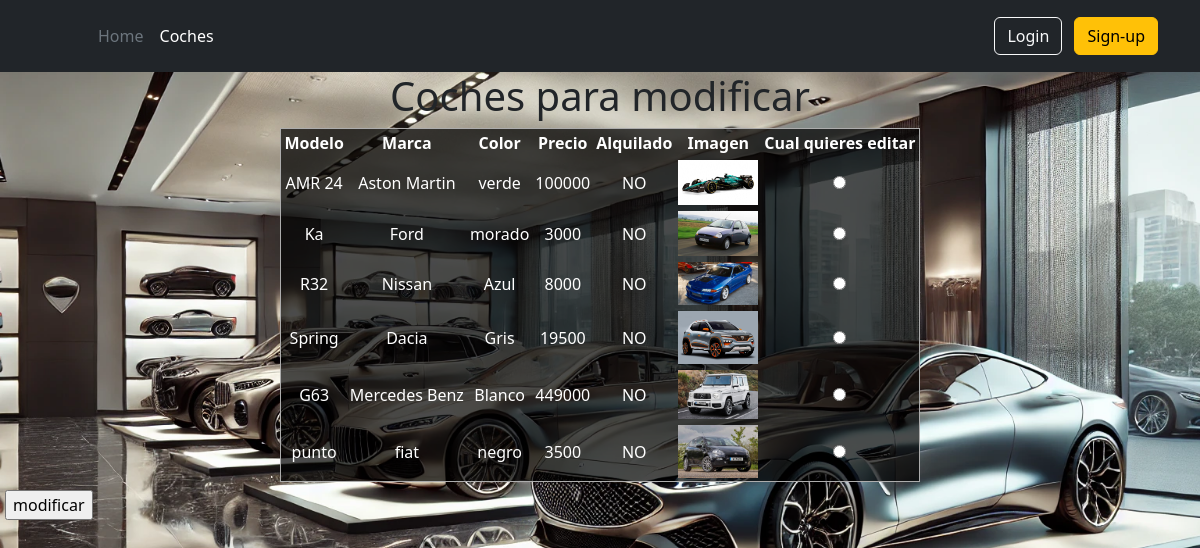
/coches_modificar1.php, run on the app's committed database.
### tables this page shows
CREATE TABLE `coches` (
  `id_coche` int(10) UNSIGNED NOT NULL,
  `modelo` varchar(50) DEFAULT NULL,
  `marca` varchar(50) DEFAULT NULL,
  `color` varchar(50) DEFAULT NULL,
  `precio` float DEFAULT NULL,
  `alquilado` tinyint(1) DEFAULT NULL,
  `foto` varchar(300) DEFAULT NULL,
  `id_dueno` int(11) NOT NULL
);

### coches_modificar1.php (the view, shortened to what this page needs)
<HTML LANG="es">
<HEAD>
   <link rel="stylesheet" href="style.css">
   <?php include 'header.php'; ?>
</HEAD>
<BODY>
<H1>Coches para modificar</H1>
<?PHP
      $conexion = mysqli_connect ("localhost", "root", "rootroot","concesionario")
         or die ("No se puede conectar con el servidor");
         $modelo = trim(strip_tags($_REQUEST['modelo']));
         $marca = trim(strip_tags($_REQUEST['marca']));
         $color = trim(strip_tags($_REQUEST['color']));
         $precio = trim(strip_tags($_REQUEST['precio']));
         $alquilado = trim(strip_tags($_REQUEST['alquilado']));
      $instruccion = "select * from coches where modelo ='$modelo' or marca ='$marca' or color='$color' or precio='$precio' or alquilado='$alquilado' or foto='$img';";
      $consulta = mysqli_query ($conexion,$instruccion)
         or die ("Fallo en la consulta");
      $nfilas = mysqli_num_rows ($consulta);
      if ($nfilas > 0)
      {
         print ("<form action ='coches_modificar2.php' method='post'>");
         print ("<TABLE>\n");
         print ("<TR>\n");
         print ("<TH>Modelo</TH>\n");
         print ("<TH>Marca</TH>\n");
         print ("<TH>Color</TH>\n");
         print ("<TH>Precio</TH>\n");
         print ("<TH>Alquilado</TH>\n");
         print ("<TH>Imagen</TH>\n");
         print ("<TH>Cual quieres editar</TH>\n");
         print ("</TR>\n");
         for ($i=0; $i<$nfilas; $i++)
         {
            $resultado = mysqli_fetch_array ($consulta);
            if ($resultado['alquilado'] == 1){
               $alquilado='SI';
            }
            else {
               $alquilado='NO';
            }
            print ("<TR>\n");
            print ("<TD>" . $resultado['modelo'] . "</TD>\n");
            print ("<TD>" . $resultado['marca'] . "</TD>\n");
            print ("<TD>" . $resultado['color'] . "</TD>\n");
            print ("<TD>" . $resultado['precio'] . "</TD>\n");
            print ("<TD>" . $alquilado . "</TD>\n");
            print ("<TD><img src='" . $resultado['foto'] . "' width=80px></TD>\n");
            print ("<TD><input type='radio' name='id' value='".$resultado['id_coche']."' ></TD>");
            print ("</TR>\n");
         }
         print ("</TABLE>\n");
         print ("<input type='submit' value='modificar'></form>");
      }
      else {
         print ("No hay coches que coincidan");
      }
?>
</BODY>
</HTML>

### style.css (style rules this page uses)
body { background-image: url("./img/fondo.png"); text-align: center; background-size: cover; background-repeat: no-repeat; background-position: center; }
table { text-align: center; margin: auto; border: solid rgb(172, 172, 172) 1px; margin-bottom: 3px; background-color: rgba(0, 0, 0, 0.7); color: white; }
th { border: solid rgb(172, 172, 172) 1px; padding: 3px; }
td { border: solid rgb(172, 172, 172) 1px; padding: 3px; }
input { margin: 3px; opacity: 20; }

### header.php (style rules this page uses)
h1 { text-align: center; }
input { margin: 5px;; }

### data on the page
coches: modelo "AMR 24", marca "Aston Martin", color "verde", precio "100000", alquilado "NO", foto (picture)
coches: modelo "Ka", marca "Ford", color "morado", precio "3000", alquilado "NO", foto (picture)
coches: modelo "R32", marca "Nissan", color "Azul", precio "8000", alquilado "NO", foto (picture)
coches: modelo "Spring", marca "Dacia", color "Gris", precio "19500", alquilado "NO", foto (picture)
coches: modelo "G63", marca "Mercedes Benz", color "Blanco", precio "449000", alquilado "NO", foto (picture)
coches: modelo "punto", marca "fiat", color "negro", precio "3500", alquilado "NO", foto (picture)
